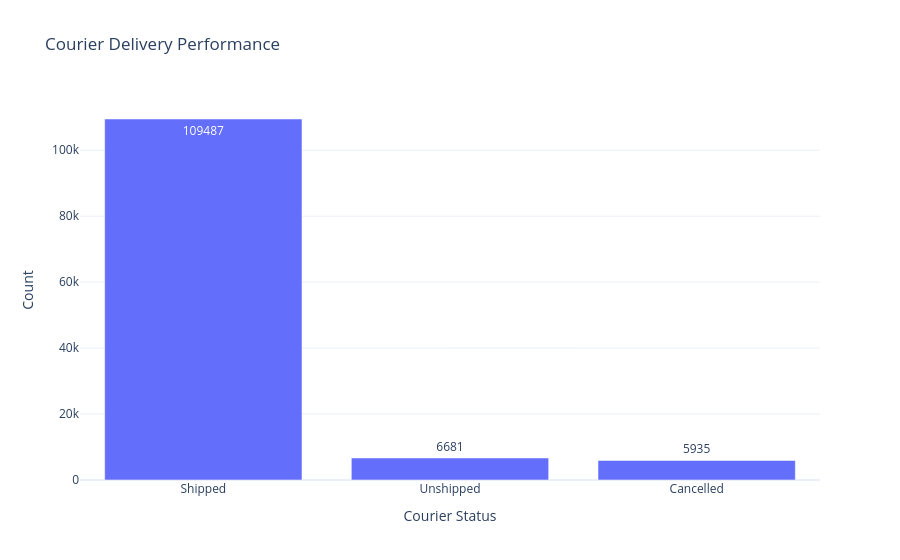

Notebook source saved alongside this figure:
### Code cell
fig = px.bar(
    courier_status,
    x='Courier Status',
    y='Count',
    title='Courier Delivery Performance',
    text='Count'
)

fig.show()

### Figure 1 — Plotly figure (JSON) as saved in the notebook; plotly's stock layout.template omitted (floating-point values rounded to 4 significant figures)
{"data": [{"hovertemplate": "Courier Status=%{x}<br>Count=%{text}<extra></extra>", "legendgroup": "", "marker": {"color": "#636efa", "pattern": {"shape": ""}}, "name": "", "orientation": "v", "showlegend": false, "text": [109500.0, 6681.0, 5935.0], "textposition": "auto", "type": "bar", "x": ["Shipped", "Unshipped", "Cancelled"], "xaxis": "x", "y": [109487, 6681, 5935], "yaxis": "y"}], "layout": {"barmode": "relative", "legend": {"tracegroupgap": 0}, "title": {"text": "Courier Delivery Performance"}, "xaxis": {"anchor": "y", "domain": [0, 1], "title": {"text": "Courier Status"}}, "yaxis": {"anchor": "x", "domain": [0, 1], "title": {"text": "Count"}}}}
